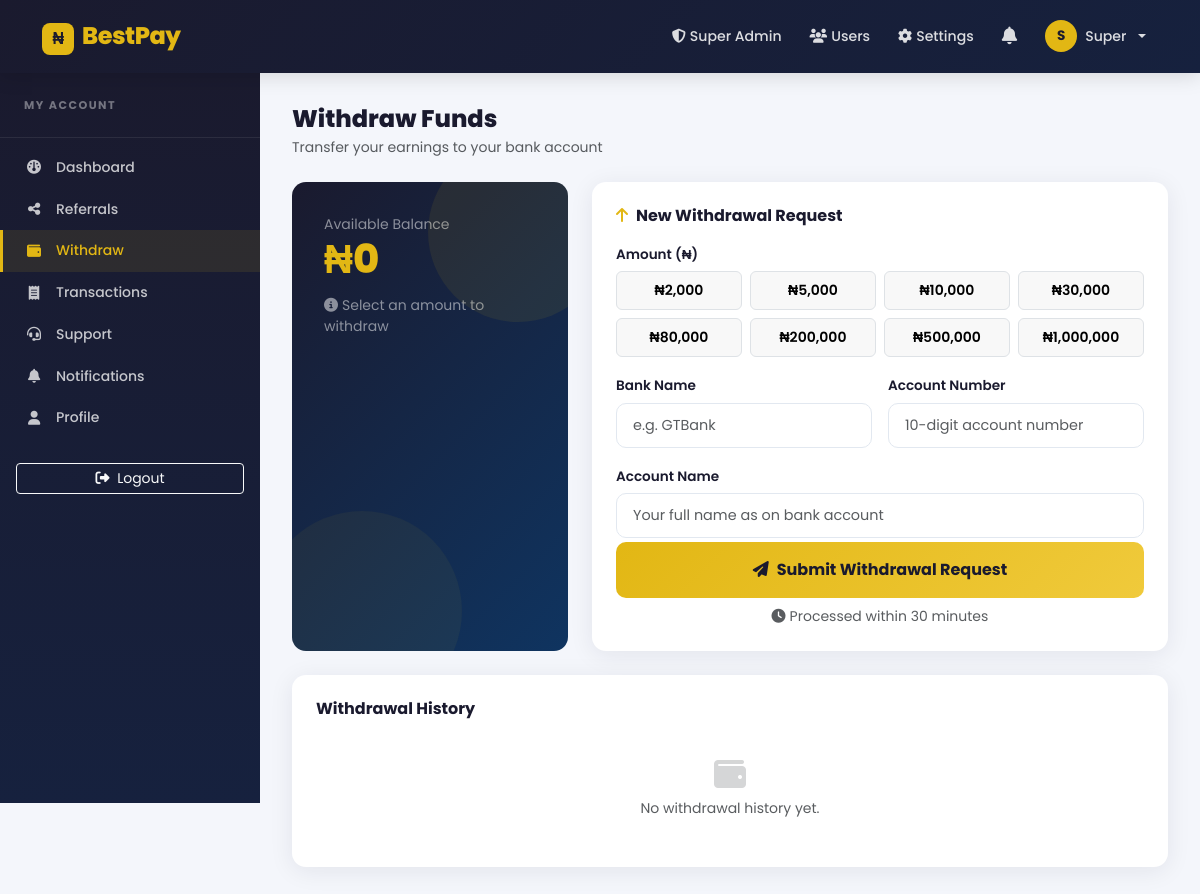
The app's page /dashboard/withdraw (signed in) with its own data.
### app/models.py (models this page shows, shortened)
class User(UserMixin, db.Model):
    __tablename__ = "users"
    id = db.Column(db.Integer, primary_key=True)
    email = db.Column(db.String(150), unique=True, nullable=False)
    display_name = db.Column(db.String(100), nullable=False)
    phone = db.Column(db.String(20), nullable=True)
    password = db.Column(db.String(256), nullable=False)
    referral_code = db.Column(db.String(20), unique=True, nullable=False, default=generate_referral_code)
    referred_by = db.Column(db.String(20), nullable=True)
    balance = db.Column(db.Float, default=0.0)
    referral_count = db.Column(db.Integer, default=0)
    registration_fee_paid = db.Column(db.Boolean, default=False)
    is_approved = db.Column(db.Boolean, default=False)
    payment_submitted = db.Column(db.Boolean, default=False)
    is_admin = db.Column(db.Boolean, default=False)
    is_super_admin = db.Column(db.Boolean, default=False)
    milestone_3_paid = db.Column(db.Boolean, default=False)
    created_at = db.Column(db.DateTime, default=datetime.utcnow)
    transactions = db.relationship("Transaction", foreign_keys="Transaction.user_id", backref="user", lazy=True)
    withdrawals = db.relationship("Withdrawal", foreign_keys="Withdrawal.user_id", backref="user", lazy=True)
    support_tickets = db.relationship("SupportTicket", foreign_keys="SupportTicket.user_id", backref="user", lazy=True)
    notifications = db.relationship("Notification", foreign_keys="Notification.user_id", backref="user", lazy=True)
    def get_unread_notification_count(self):
        return Notification.query.filter_by(user_id=self.id, is_read=False).count()

### app/routes/dashboard.py (the view, shortened to what this page needs)
@dashboard_bp.route("/withdraw", methods=["GET", "POST"])
@login_required
@activated_required
def withdraw():
    form = WithdrawalForm()
    history = Withdrawal.query.filter_by(user_id=current_user.id).order_by(
        Withdrawal.created_at.desc()
    ).all()
    return render_template("dashboard/withdraw.html", form=form, history=history)

### app/forms.py
class WithdrawalForm(FlaskForm):
    amount = SelectField(
        "Amount (₦)",
        choices=[(str(a), f"₦{a:,}") for a in WITHDRAWAL_AMOUNTS],
        validators=[DataRequired()],
    )
    bank_name = StringField("Bank Name", validators=[DataRequired(), Length(max=100)])
    account_number = StringField("Account Number", validators=[DataRequired(), Length(min=10, max=20)])
    account_name = StringField("Account Name", validators=[DataRequired(), Length(max=100)])
    submit = SubmitField("Submit Withdrawal Request")

### app/routes/dashboard.py (called while the page is built)
def activated_required(f):
    from functools import wraps
    @wraps(f)
    def decorated(*args, **kwargs):
        if not current_user.registration_fee_paid or not current_user.is_approved:
            flash("Please activate your account first.", "warning")
            return redirect(url_for("dashboard.activate"))
        return f(*args, **kwargs)
    return decorated

### templates/dashboard/withdraw.html (shortened to what this page needs)
{% extends "dashboard/layout.html" %}
{% block dashboard_content %}
<div class="d-flex align-items-center justify-content-between mb-4 flex-wrap gap-2">
  <div>
    <h4 class="fw-800 mb-1">Withdraw Funds</h4>
    <p class="text-muted mb-0 small">Transfer your earnings to your bank account</p>
  </div>
</div>
<div class="row g-4 mb-4">
  <div class="col-md-4">
    <div class="balance-card h-100">
      <p class="text-white-50 small mb-1">Available Balance</p>
      <div class="balance-amount mb-3">₦{{ "{:,.0f}".format(current_user.balance) }}</div>
      <p class="text-white-50 small mb-0"><i class="fa fa-info-circle me-1"></i>Select an amount to withdraw</p>
    </div>
  </div>
  <div class="col-md-8">
    <div class="bp-card p-4 h-100">
      <h6 class="fw-700 mb-3"><i class="fa fa-arrow-up me-2 text-gold"></i>New Withdrawal Request</h6>
      <form method="POST" action="{{ url_for('dashboard.withdraw') }}">
        <div class="row g-3">
          <div class="col-12">
            <label class="form-label">{{ form.amount.label.text }}</label>
            <div class="row g-2" id="amount-picker">
              {% set amounts = [2000, 5000, 10000, 30000, 80000, 200000, 500000, 1000000] %}
              {% for a in amounts %}
              <div class="col-6 col-md-3">
                <button type="button"
                        class="amount-btn w-100 py-2 px-1 rounded border fw-600 small"
                        data-value="{{ a }}"
                        style="background:#f8f8f8;border-color:#ddd;cursor:pointer;transition:all .2s">
                  ₦{{ "{:,}".format(a) }}
                </button>
              </div>
              {% endfor %}
            </div>
          </div>
          <div class="col-md-6">
            {{ form.bank_name.label(class="form-label") }}
            {{ form.bank_name(class="form-control", placeholder="e.g. GTBank") }}
          </div>
          <div class="col-md-6">
            {{ form.account_number.label(class="form-label") }}
            {{ form.account_number(class="form-control", placeholder="10-digit account number") }}
          </div>
          <div class="col-12">
            {{ form.account_name.label(class="form-label") }}
            {{ form.account_name(class="form-control", placeholder="Your full name as on bank account") }}
          </div>
          <div class="col-12 mt-1">
            <button type="submit" class="btn-gold-full w-100 py-3">
              <i class="fa fa-paper-plane me-2"></i>Submit Withdrawal Request
            </button>
            <p class="text-muted small text-center mt-2 mb-0">
              <i class="fa fa-clock me-1"></i>Processed within 30 minutes
            </p>
          </div>
        </div>
      </form>
    </div>
  </div>
</div>
<div class="bp-card">
  <div class="card-body p-4">
    <h6 class="fw-700 mb-3">Withdrawal History</h6>
    {% if history %}
      <div class="table-responsive">
        <table class="table align-middle mb-0">
          <thead>
            <tr style="font-size:0.78rem;font-weight:600;color:var(--muted);text-transform:uppercase">
              <th>Date</th><th>Amount</th><th>Bank</th><th>Account</th><th>Status</th>
            </tr>
          </thead>
          <tbody>
            {% for w in history %}
            <tr>
              <td class="text-muted small">{{ w.created_at.strftime('%b %d, %Y') }}</td>
              <td class="fw-700 text-danger">-₦{{ "{:,.0f}".format(w.amount) }}</td>
              <td class="small">{{ w.bank_name }}</td>
              <td class="small">{{ w.account_number }}<br><span class="text-muted">{{ w.account_name }}</span></td>
              <td>
                <span class="badge-status badge-{{ w.status }}">{{ w.status | capitalize }}</span>
                {% if w.rejection_reason and w.status == 'rejected' %}
                  <br><small class="text-muted">{{ w.rejection_reason }}</small>
                {% endif %}
              </td>
            </tr>
            {% endfor %}
          </tbody>
        </table>
      </div>
    {% else %}
      <div class="text-center py-4 text-muted">
        <i class="fa fa-wallet fa-2x mb-2 opacity-25"></i>
        <p class="mb-0 small">No withdrawal history yet.</p>
      </div>
    {% endif %}
  </div>
</div>
{% endblock %}

### templates/base.html (shortened to what this page needs)
<!DOCTYPE html>
<html lang="en">
<head>
  <link href="https://cdn.jsdelivr.net/npm/bootstrap@5.3.3/dist/css/bootstrap.min.css" rel="stylesheet" />
  <link rel="stylesheet" href="https://cdnjs.cloudflare.com/ajax/libs/font-awesome/6.5.2/css/all.min.css" />
  <link rel="stylesheet" href="{{ url_for('static', filename='css/style.css') }}" />
</head>
<body>
<nav class="navbar navbar-expand-lg navbar-dark bp-navbar sticky-top">
  <div class="container">
    <a class="navbar-brand fw-800" href="{{ url_for('main.index') }}">
      <span class="brand-icon">₦</span> BestPay
    </a>
    <div class="collapse navbar-collapse" id="navMain">
      <ul class="navbar-nav ms-auto align-items-lg-center gap-lg-1">
        {% if current_user.is_authenticated %}
          {% if current_user.is_super_admin %}
            <li class="nav-item"><a class="nav-link" href="{{ url_for('super_admin.index') }}"><i class="fa fa-shield-halved me-1"></i>Super Admin</a></li>
            <li class="nav-item"><a class="nav-link" href="{{ url_for('super_admin.users') }}"><i class="fa fa-users me-1"></i>Users</a></li>
            <li class="nav-item"><a class="nav-link" href="{{ url_for('super_admin.settings') }}"><i class="fa fa-gear me-1"></i>Settings</a></li>
          {% endif %}
          {% set unread_count = current_user.get_unread_notification_count() %}
          <li class="nav-item dropdown">
            <a class="nav-link position-relative" href="#" role="button" data-bs-toggle="dropdown" id="notifDropdown">
            </a>
              {% set recent_notifs = current_user.notifications | sort(attribute='created_at', reverse=True) %}
          </li>
          <li class="nav-item dropdown">
            <a class="nav-link dropdown-toggle d-flex align-items-center gap-2" href="#" role="button" data-bs-toggle="dropdown">
              <span class="avatar-sm">{{ current_user.display_name[0].upper() }}</span>
              <span class="d-none d-lg-inline">{{ current_user.display_name.split()[0] }}</span>
            </a>
          </li>
        {% else %}
          <li class="nav-item"><a class="nav-link" href="{{ url_for('auth.login') }}">Log In</a></li>
          <li class="nav-item"><a class="btn btn-gold ms-2" href="{{ url_for('auth.signup') }}">Get Started</a></li>
        {% endif %}
      </ul>
    </div>
  </div>
</nav>
<main class="{% block main_class %}{% endblock %}">
  {% block content %}{% endblock %}
</main>
</body>
</html>

### static/css/style.css (style rules this page uses)
:root { --navy: #1a1a2e; --dark: #16213e; --gold: #e2b714; --gold2: #f0ca3b; --bg: #f4f6fb; --white: #ffffff; --text: #2d3142; --muted: #6b7280; --border: #e2e8f0; --card-shadow: 0 4px 24px rgba(26,26,46,0.08); --card-shadow-hover: 0 8px 40px rgba(26,26,46,0.15); --radius: 14px; --transition: all 0.25s cubic-bezier(0.4,0,0.2,1); }
*, *::before, *::after { box-sizing: border-box; }
body { font-family: 'Poppins', sans-serif; background: var(--bg); color: var(--text); min-height: 100vh; display: flex; flex-direction: column; }
h1,h2,h3,h4,h5,h6 { font-weight: 700; color: var(--navy); }
a { transition: var(--transition); }
.fw-600 { font-weight: 600; }
.fw-700 { font-weight: 700; }
.fw-800 { font-weight: 800; }
.text-gold { color: var(--gold) !important; }
.bp-navbar { background: linear-gradient(135deg, var(--navy) 0%, var(--dark) 100%); padding: 0.8rem 0; box-shadow: 0 2px 20px rgba(0,0,0,0.15); }
.bp-navbar .navbar-brand { font-size: 1.5rem; font-weight: 800; color: var(--gold) !important; letter-spacing: -0.5px; }
.brand-icon { display: inline-flex; align-items: center; justify-content: center; width: 32px; height: 32px; background: var(--gold); color: var(--navy); border-radius: 8px; font-weight: 800; font-size: 1rem; margin-right: 4px; }
.bp-navbar .nav-link { color: rgba(255,255,255,0.85) !important; font-weight: 500; font-size: 0.88rem; padding: 0.45rem 0.75rem !important; border-radius: 8px; }
.avatar-sm { display: inline-flex; align-items: center; justify-content: center; width: 32px; height: 32px; background: var(--gold); color: var(--navy); border-radius: 50%; font-weight: 700; font-size: 0.85rem; }
.bp-card { background: var(--white); border-radius: var(--radius); box-shadow: var(--card-shadow); border: none; transition: var(--transition); overflow: hidden; }
.btn-gold-full { background: linear-gradient(135deg, var(--gold) 0%, var(--gold2) 100%); color: var(--navy); border: none; border-radius: 10px; font-weight: 700; padding: 0.7rem 1.6rem; transition: var(--transition); display: inline-block; text-decoration: none; }
.form-control, .form-select { border-radius: 10px; border: 1.5px solid var(--border); padding: 0.65rem 1rem; font-size: 0.9rem; transition: var(--transition); }
.form-label { font-weight: 600; font-size: 0.85rem; color: var(--navy); margin-bottom: 0.4rem; }
.balance-card { background: linear-gradient(135deg, #1a1a2e 0%, #0f3460 100%); border-radius: var(--radius); padding: 2rem; color: white; position: relative; overflow: hidden; }
.balance-card::before { content: ''; position: absolute; top: -40px; right: -40px; width: 180px; height: 180px; background: rgba(226,183,20,0.08); border-radius: 50%; }
.balance-card::after { content: ''; position: absolute; bottom: -60px; left: -30px; width: 200px; height: 200px; background: rgba(226,183,20,0.05); border-radius: 50%; }
.balance-amount { font-size: 2.5rem; font-weight: 800; color: var(--gold); line-height: 1; }

### records on screen
User: display_name "S", display_name "Super", balance "0"

### other values on screen
{{ "{:,}".format(a) }} "2,000" "5,000" "10,000" "30,000" "80,000" "200,000" "500,000" "1,000,000"
